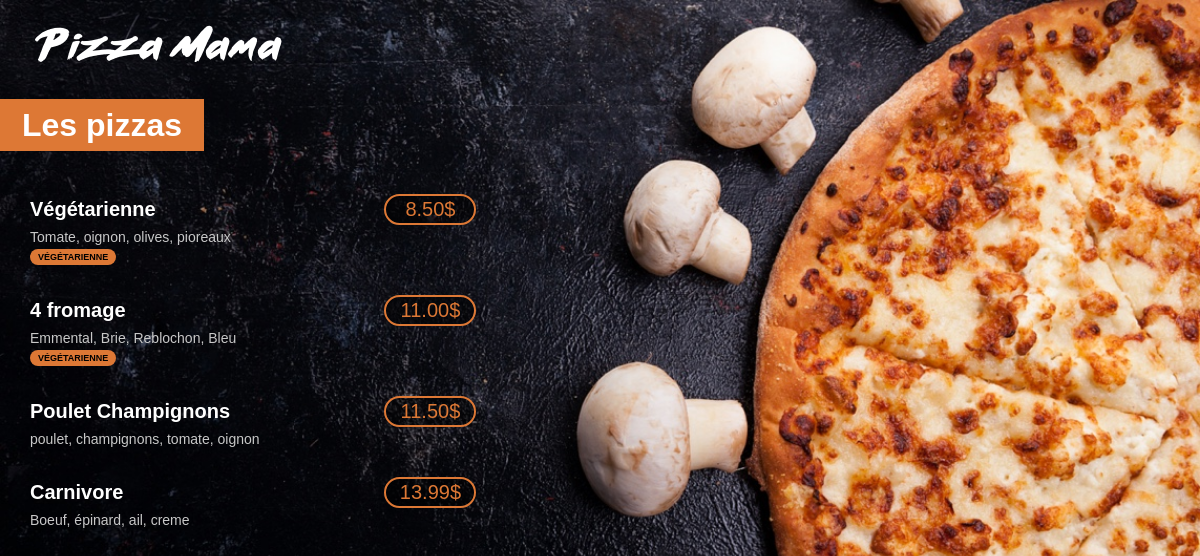
The app's page /menu/ with its own data.
### menu/models.py (models this page shows, shortened)
class Pizza(models.Model):
    nom = models.CharField(max_length=200)
    ingredient = models.CharField(max_length=400)
    prix = models.FloatField(default=0.0)
    vegetarienne = models.BooleanField(default=False)

### menu/views.py (the view)
# urls.py: path('', views.index, name='index'),
def index(request):
    pizzas = Pizza.objects.all().order_by('prix')
    return render(request,'menu/index.html',{'pizzas': pizzas})

### menu/templates/menu/index.html (shortened to what this page needs)
{% load static %}
<html lang="fr">
<head>
    <link rel="stylesheet" href="{% static 'menu/style.css' %}">
</head>
<body>
    <a class="link-menu" href="{% url 'main:index'%}">
        <img id="small-logo" src="{% static 'menu/images/small_logo.png'%}">
    </a>
    <div class="menu-title">
        <h1>Les pizzas</h1>
    </div>
    <div class="menu-list">
        {% for pizza in pizzas %}
            <div class="menu-list-item">
                 <span class="menu-list-title">{{ pizza.nom }}</span>
                <span class="menu-list-price">{{pizza.prix | floatformat:2}}$ </span>
                <span class="menu-list-ingredients">{{pizza.ingredient}} </span>
                {% if pizza.vegetarienne%}
                <span class="menu-list-vegetarienne">Végétarienne </span>
                {% endif %}
            </div>
        {% endfor %}
    </div>
</body>
</html>

### menu/static/menu/style.css (style rules this page uses)
:root { --color1: #dd7835; }
* { margin: 0; padding: 0; }
body { background: url("images/menu_background.jpg")no-repeat center center fixed; -webkit-background-size: cover; -moz-background-size: cover; -o-background-size: cover; background-size: cover; color : white; font-family: Arial; }
#small-logo { margin-top: 25px; margin-left: 35px; }
h1 { background-color: var(--color1); display: inline; padding: 8px 22px; }
.menu-title { margin-top: 45px; margin-bottom: 50px; }
.menu-list { margin-left: 30px; }
.menu-list-item { margin: 30px 0; }
.menu-list-title { font-weight: bold; font-size:20px; display:inline-block; width: 350px; }
.menu-list-price { font-size:20px; color: var(--color1); padding: 2px 4px; display:inline-block; width:80px; border: 2px solid var(--color1); border-radius: 20px; text-align: center; background-color: rgba(0,0,0,0.5) }
.menu-list-ingredients { font-size: 14px; color: #c8c8c8; margin-top: 4px; display: block; width: 320px; }
.menu-list-vegetarienne { text-transform: toUpper; background-color: var(--color1); font-size: 9px; color: black; margin-top: 4px; display: inline-block; padding: 3px 8px; border-radius: 8px; font-weight: bold; text-transform:uppercase; }

### records on screen
Pizza: nom "Végétarienne", prix "8.50", ingredient "Tomate, oignon, olives, pioreaux", vegetarienne "VÉGÉTARIENNE"
Pizza: nom "4 fromage", prix "11.00", ingredient "Emmental, Brie, Reblochon, Bleu", vegetarienne "VÉGÉTARIENNE"
Pizza: nom "Poulet Champignons", prix "11.50", ingredient "poulet, champignons, tomate, oignon"
Pizza: nom "Carnivore", prix "13.99", ingredient "Boeuf, épinard, ail, creme"
